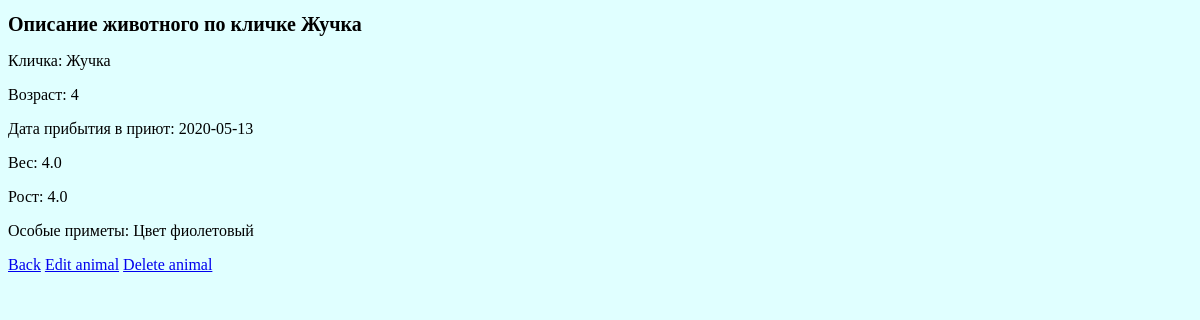
Page /animals/animal/6/ (signed in) on the earlier database version.
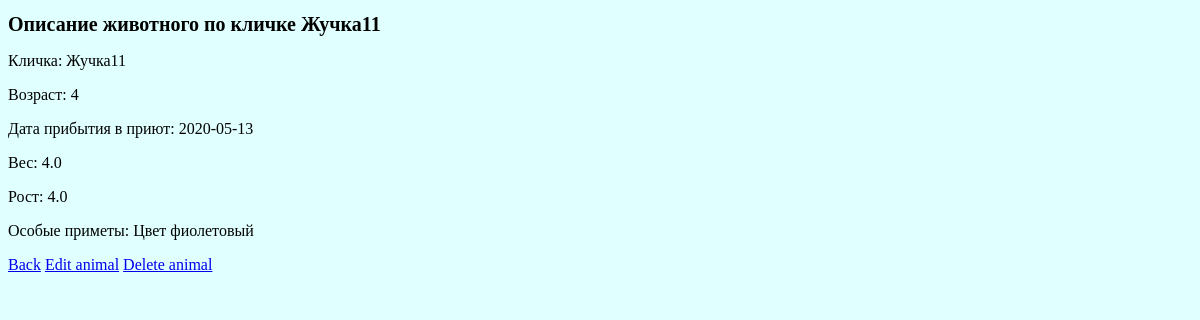
Same page on the later database version.
### animals_api/models.py (models this page shows)
class Animal(SoftDeleteObject, models.Model):
    created = models.DateTimeField(verbose_name="Дата создания", auto_now_add=True)
    nickname = models.CharField(verbose_name="Кличка", max_length=120)
    age = models.IntegerField(verbose_name="Возраст")
    arrival_date = models.DateField(verbose_name="Дата прибытия")
    weight = models.FloatField(verbose_name="Вес")
    growth = models.FloatField(verbose_name="Рост")
    special_signs = models.CharField(verbose_name="Особые приметы", max_length=300)
    user = models.ForeignKey(User, verbose_name="Пользователь", on_delete=models.CASCADE)
    class Meta:
        verbose_name = 'Животное'
        verbose_name_plural = 'Список животных'

### animal/views.py (the view)
# urls.py: path('animal/<int:pk>/', AnimalDetail.as_view(), name="animal-detail-list"),
class AnimalDetail(View):
    def get(self, request, *args, **kwargs):
        if not request.user.is_authenticated:
            raise PermissionDenied
        if request.user.has_perm('animals_api.view_animal'):
            animal = Animal.objects.get(id=kwargs['pk'])
            serializer = AnimalDetailSerializer(animal)
            return render(request=request, template_name='animal/detail.html', context={'data': serializer.data})
        raise PermissionDenied

### animal/templates/animal/detail.html (shortened to what this page needs)
{% extends "base.html" %}
{% block header %}
    Описание животного по кличке {{ data.nickname }}
{% endblock %}
{% block content %}
    <div>
        <p>Кличка: {{data.nickname}}</p>
        <p>Возраст: {{data.age}}</p>
        <p>Дата прибытия в приют: {{data.arrival_date}}</p>
        <p>Вес: {{data.weight}}</p>
        <p>Рост: {{data.growth}}</p>
        <p>Особые приметы: {{data.special_signs}}</p>
    </div>
    <div>
        <a href="{% url 'animals-list' %}">Back</a>
        {% if perms.animals_api.change_animal %}
        <a href="{% url 'animal-detail-list-update' data.id %}">Edit animal</a>
        {% endif %}
        {% if perms.animals_api.delete_animal %}
        <a href="{% url 'animal-detail-list-delete' data.id %}">Delete animal</a>
        {% endif %}
    </div>
{% endblock %}

### templates/base.html (shortened to what this page needs)
<!doctype html>
<html lang="ru">
<head>
</head>
<body>
    <div class="container">
        <h1 style="font-size: 20px">
            {% block header %}
            {% endblock %}
        </h1>
        {% block content %}
        {% endblock %}
    </div>
</body>
</html>

Differences in the rows shown:
changed Animal "Цвет фиолетовый": nickname "Жучка" → "Жучка11"
